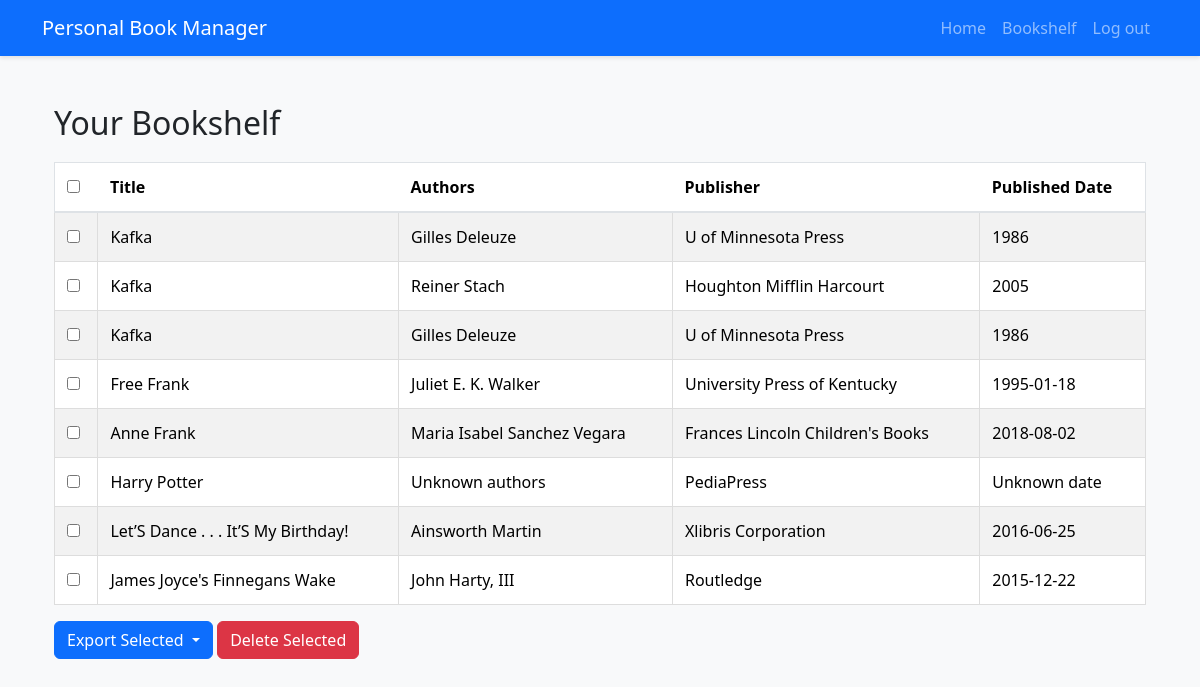
Before: /bookshelf (signed in) with the older database file.
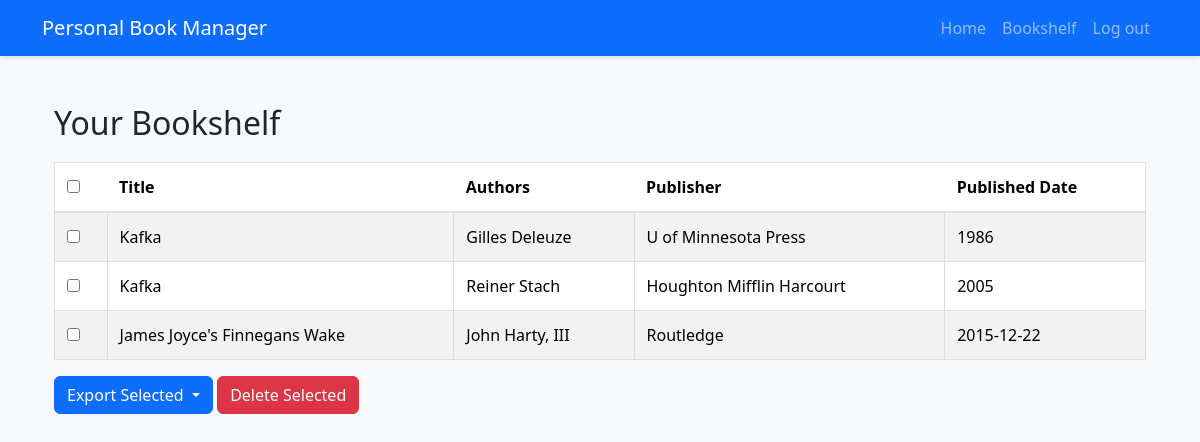
After: the same page with the newer database file.
### tables this page shows
CREATE TABLE books (
    id INTEGER PRIMARY KEY AUTOINCREMENT NOT NULL,
    title TEXT,
    authors TEXT,
    publisher TEXT,
    publishedDate INTEGER,
    user_id INTEGER,
    FOREIGN KEY (user_id) REFERENCES users (id)
);

### app.py (the view)
@app.route("/bookshelf", methods=["GET", "POST"])
@login_required
def bookshelf():
    user_id = session.get("user_id")
    if request.method == "POST":
        data = request.get_json()
        book_ids = data.get('books', [])
        if not book_ids:
            return jsonify({'success': False, 'message': 'No books selected for deletion'}), 400
        db.execute(
            """
            DELETE FROM books WHERE id IN ({seq}) AND user_id = ?
            """.format(seq=','.join(['?']*len(book_ids))),
            *book_ids, user_id
        )
        return jsonify({'success': True, 'message': 'Books deleted successfully'}), 200
    else:
        books = db.execute(
            """
            SELECT * FROM books WHERE user_id = ?
            """,
            user_id
        )
        for book in books:
            book['authors'] = book['authors'].split(', ')
        return render_template("bookshelf.html", books=books)

### app.py (called while the page is built)
def login_required(f):
    @wraps(f)
    def decorated_function(*args, **kwargs):
        if session.get("user_id") is None:
            return redirect("/login")
        return f(*args, **kwargs)
    return decorated_function

@app.after_request
def after_request(response):
    response.headers["Cache-Control"] = "no-cache, no-store, must-revalidate"
    response.headers["Expires"] = 0
    response.headers["Pragma"] = "no-cache"
    return response

### templates/bookshelf.html (shortened to what this page needs)
{% extends "layout.html" %}
{% block content %}
	<div class="container mt-4">
		<h2>Your Bookshelf</h2>
		{% if books %}
			<form id="bookshelfForm">
				<table class="table table-striped">
					<thead>
						<tr>
							<th><input type="checkbox" id="selectAll" /></th>
							<th>Title</th>
							<th>Authors</th>
							<th>Publisher</th>
							<th>Published Date</th>
						</tr>
					</thead>
					<tbody>
						{% for book in books %}
							<tr>
								<td>
									<input type="checkbox" name="book" value="{{ book.id }}" />
								</td>
								<td>{{ book.title }}</td>
								<td>{{ ', '.join(book.authors) }}</td>
								<td>{{ book.publisher }}</td>
								<td>{{ book.publishedDate }}</td>
							</tr>
						{% endfor %}
					</tbody>
				</table>
				<div class="btn-group">
					<button
						type="button"
						class="btn btn-primary dropdown-toggle"
						data-bs-toggle="dropdown"
						aria-haspopup="true"
						aria-expanded="false"
					>
						Export Selected
					</button>
				</div>
				<button type="button" id="deleteSelected" class="btn btn-danger">
					Delete Selected
				</button>
			</form>
		{% else %}
			<p>You have no books in your bookshelf.</p>
		{% endif %}
	</div>
{% endblock %}

### templates/layout.html (shortened to what this page needs)
<!doctype html>
<html lang="en">
	<head>
		<link
			href="https://cdn.jsdelivr.net/npm/bootstrap@5.3.3/dist/css/bootstrap.min.css"
			rel="stylesheet"
		/>
		<link rel="stylesheet" href="/static/styles.css" />
	</head>
	<body>
		<nav class="navbar navbar-expand-lg navbar-dark bg-primary">
			<div class="container">
				<a class="navbar-brand" href="/">Personal Book Manager</a>
				<div class="collapse navbar-collapse" id="navbarNav">
					<ul class="navbar-nav ms-auto">
						<li class="nav-item">
							<a class="nav-link" href="/">Home</a>
						</li>
						{% if session["user_id"] %}
							<li class="nav-item">
								<a class="nav-link" href="/bookshelf">Bookshelf</a>
							</li>
							<li class="nav-item">
								<a class="nav-link" href="/logout">Log out</a>
							</li>
						{% endif %}
					</ul>
				</div>
			</div>
		</nav>
		<main class="container py-4">{% block content %}{% endblock %}</main>
	</body>
</html>

### static/styles.css (style rules this page uses)
body { background-color: #f8f9fa; }
.navbar { box-shadow: 0 2px 4px rgba(0, 0, 0, 0.1); }
table { width: 100%; border-collapse: collapse; margin-top: 20px; }
table, td { border: 1px solid #ddd; }
td { padding: 12px; text-align: left; }
tr:nth-child(even) { background-color: #f9f9f9; }
.table { width: 100%; margin-bottom: 1rem; color: #212529; }
.table th, .table td { padding: 0.75rem; vertical-align: top; border-top: 1px solid #dee2e6; }
.table thead th { vertical-align: bottom; border-bottom: 2px solid #dee2e6; }
.table-striped tbody tr:nth-of-type(odd) { background-color: rgba(0, 0, 0, 0.05); }

Changed rows visible on the page:
removed books: title "Kafka", authors "Gilles Deleuze", publisher "U of Minnesota Press", publishedDate "1986"
removed books: title "Free Frank", authors "Juliet E. K. Walker", publisher "University Press of Kentucky", publishedDate "1995-01-18"
removed books: title "Anne Frank", authors "Maria Isabel Sanchez Vegara", publisher "Frances Lincoln Children's Books", publishedDate "2018-08-02"
removed books: title "Harry Potter", authors "Unknown authors", publisher "PediaPress", publishedDate "Unknown date"
removed books: title "Let’S Dance . . . It’S My Birthday!", authors "Ainsworth Martin", publisher "Xlibris Corporation", publishedDate "2016-06-25"
